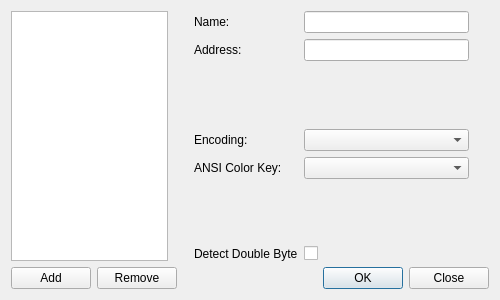
<?xml version="1.0" encoding="UTF-8"?>
<ui version="4.0">
 <class>SiteManagerDialog</class>
 <widget class="QDialog" name="SiteManagerDialog">
  <property name="geometry">
   <rect>
    <x>0</x>
    <y>0</y>
    <width>500</width>
    <height>300</height>
   </rect>
  </property>
  <property name="windowTitle">
   <string>Site Manager</string>
  </property>
  <layout class="QVBoxLayout" name="verticalLayout">
   <item>
    <layout class="QHBoxLayout" name="horizontalLayout" stretch="1,2">
     <item>
      <widget class="QListView" name="listView">
       <property name="editTriggers">
        <set>QAbstractItemView::NoEditTriggers</set>
       </property>
      </widget>
     </item>
     <item>
      <layout class="QFormLayout" name="formLayout">
       <property name="fieldGrowthPolicy">
        <enum>QFormLayout::AllNonFixedFieldsGrow</enum>
       </property>
       <property name="formAlignment">
        <set>Qt::AlignLeading|Qt::AlignLeft|Qt::AlignVCenter</set>
       </property>
       <property name="leftMargin">
        <number>20</number>
       </property>
       <property name="rightMargin">
        <number>20</number>
       </property>
       <item row="0" column="0">
        <widget class="QLabel" name="nameLabel">
         <property name="text">
          <string>Name: </string>
         </property>
        </widget>
       </item>
       <item row="0" column="1">
        <widget class="QLineEdit" name="nameLineEdit"/>
       </item>
       <item row="1" column="0">
        <widget class="QLabel" name="addressLabel">
         <property name="text">
          <string>Address: </string>
         </property>
        </widget>
       </item>
       <item row="1" column="1">
        <widget class="QLineEdit" name="addressLineEdit"/>
       </item>
       <item row="3" column="0">
        <widget class="QLabel" name="encodingLabel">
         <property name="text">
          <string>Encoding: </string>
         </property>
        </widget>
       </item>
       <item row="3" column="1">
        <widget class="QComboBox" name="encodingComboBox"/>
       </item>
       <item row="4" column="0">
        <widget class="QLabel" name="ansiColorKeyLabel">
         <property name="text">
          <string>ANSI Color Key: </string>
         </property>
        </widget>
       </item>
       <item row="4" column="1">
        <widget class="QComboBox" name="ansiColorKeyComboBox"/>
       </item>
       <item row="6" column="0">
        <widget class="QLabel" name="detectDoubleByteLabel">
         <property name="text">
          <string>Detect Double Byte</string>
         </property>
        </widget>
       </item>
       <item row="6" column="1">
        <widget class="QCheckBox" name="detectDoubleByteCheckBox"/>
       </item>
       <item row="2" column="1">
        <spacer name="verticalSpacer">
         <property name="orientation">
          <enum>Qt::Vertical</enum>
         </property>
         <property name="sizeHint" stdset="0">
          <size>
           <width>20</width>
           <height>20</height>
          </size>
         </property>
        </spacer>
       </item>
       <item row="5" column="1">
        <spacer name="verticalSpacer_2">
         <property name="orientation">
          <enum>Qt::Vertical</enum>
         </property>
         <property name="sizeHint" stdset="0">
          <size>
           <width>20</width>
           <height>20</height>
          </size>
         </property>
        </spacer>
       </item>
      </layout>
     </item>
    </layout>
   </item>
   <item>
    <layout class="QHBoxLayout" name="horizontalLayout_3">
     <item>
      <widget class="QPushButton" name="addButton">
       <property name="text">
        <string>Add</string>
       </property>
      </widget>
     </item>
     <item>
      <widget class="QPushButton" name="removeButton">
       <property name="text">
        <string>Remove</string>
       </property>
      </widget>
     </item>
     <item>
      <widget class="QDialogButtonBox" name="buttonBox">
       <property name="standardButtons">
        <set>QDialogButtonBox::Close|QDialogButtonBox::Ok</set>
       </property>
      </widget>
     </item>
    </layout>
   </item>
  </layout>
 </widget>
 <resources/>
 <connections/>
</ui>
